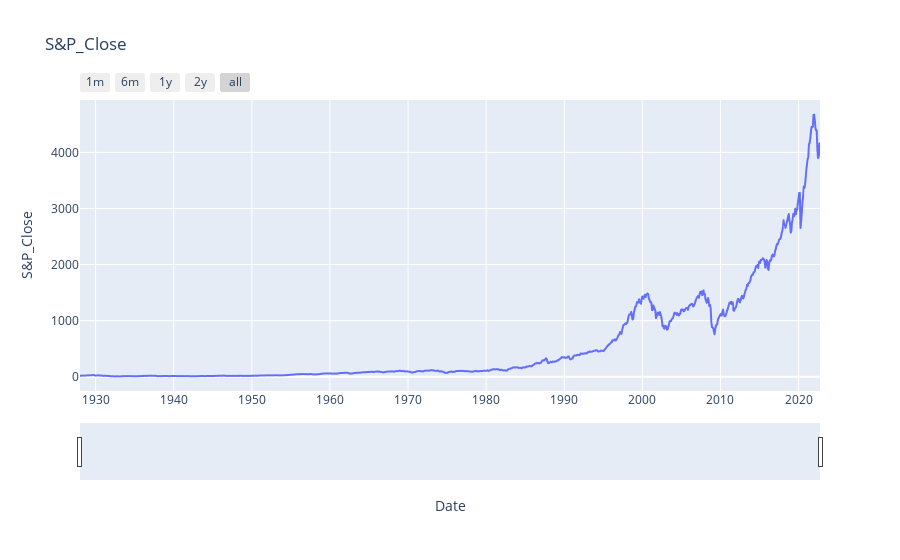

Source (notebook cell):
### Markdown cell above
# Plotting using Plotly

Plotly allows us to make interactve charts which are pretty useful in financial analysis. 

* The **range-sliders** can be used to zoom-in and zoom-out.
* The **range-selectors** can be used to select the range.

### Code cell
import plotly.express as px

SP.reset_index(inplace=True)
fig = px.line(monthly_data, x='Date', y='S&P_Close', title='S&P_Close')
fig.update_layout(hovermode="x")

fig.update_xaxes(
    rangeslider_visible=True,
    rangeselector=dict(
        buttons=list([
            dict(count=1, label="1m", step="month", stepmode="backward"),
            dict(count=6, label="6m", step="month", stepmode="backward"),
            dict(count=1, label="1y", step="year", stepmode="backward"),
            dict(count=2, label="2y", step="year", stepmode="backward"),
            dict(step="all")
            
        ])
    )
)
fig.show()

### Figure 1 — Plotly figure (JSON) as saved in the notebook; plotly's stock layout.template omitted (floating-point values rounded to 4 significant figures; data arrays with more than 128 entries replaced by an {"elided": "..."} marker saying what was removed)
{"data": [{"hovertemplate": "Date=%{x}<br>S&P_Close=%{y}<extra></extra>", "legendgroup": "", "line": {"color": "#636efa", "dash": "solid"}, "marker": {"symbol": "circle"}, "mode": "lines", "name": "", "showlegend": false, "type": "scattergl", "x": {"elided": "1138 str values"}, "xaxis": "x", "y": {"elided": "1138 float values"}, "yaxis": "y"}], "layout": {"hovermode": "x", "legend": {"tracegroupgap": 0}, "title": {"text": "S&P_Close"}, "xaxis": {"anchor": "y", "domain": [0, 1], "rangeselector": {"buttons": [{"count": 1, "label": "1m", "step": "month", "stepmode": "backward"}, {"count": 6, "label": "6m", "step": "month", "stepmode": "backward"}, {"count": 1, "label": "1y", "step": "year", "stepmode": "backward"}, {"count": 2, "label": "2y", "step": "year", "stepmode": "backward"}, {"step": "all"}]}, "rangeslider": {"visible": true}, "title": {"text": "Date"}}, "yaxis": {"anchor": "x", "domain": [0, 1], "title": {"text": "S&P_Close"}}}}
